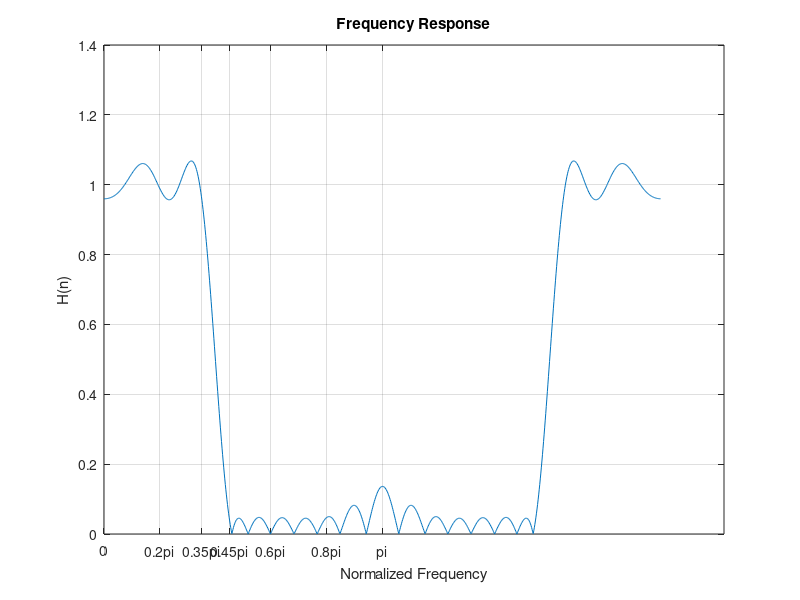
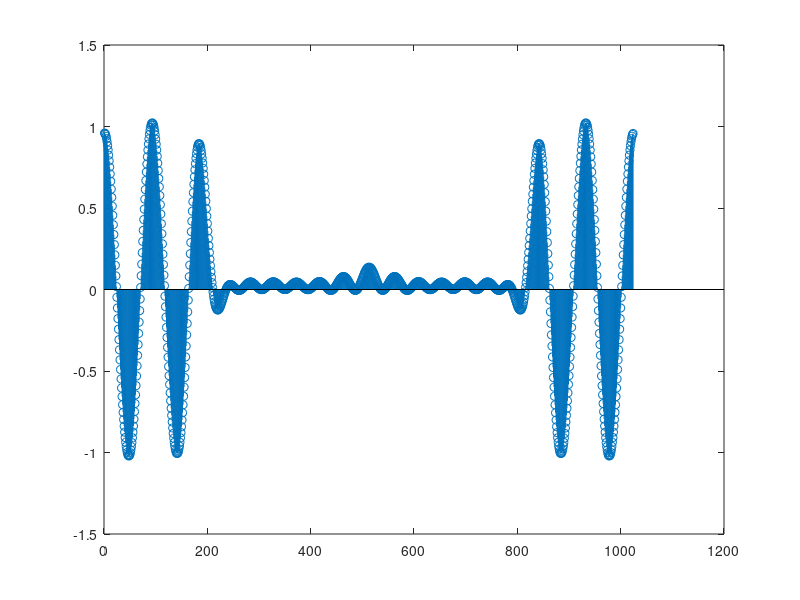

These figures' MATLAB source, in order:
%% Park-McClellan Filter Design Algorithm
% Author : Harmeet Singh
% Email : harmeet.esal@gmail.com
% Date : 12/08/2014

clear
close all
clc

%% Filter Specifications

Wp = 0.35*pi;
Ws = 0.45*pi;
d1 = 0.034;
d2 = 0.045;
dW = Ws - Wp;

% Order of Filter %
M = ((-20*log10((d1*d2)^(1/2))-13)/(2.285*dW)) + 1;
% Length of Filter %
N = M+1;
L1 = M/2;
L = fix(L1);

%% Finding optimum values iteratively 
% 1st Iteration %
% w = [0.257, 0.428, 0.685, 0.842, 1.099, 1.413, 1.702, 1.99, 2.278, 2.566, 2.854, 2.95 , pi];
% 2nd Iteration %
% w = [0.1 0.35 0.6 0.85 1.099 1.413 1.65 1.9 2.15 2.4 2.65 2.9 pi ];
% 3rd Iteration %
% w = [0.1 0.3624 0.7862 0.9888 1.099 1.413 1.566 1.861 2.15 2.43 2.739
% 3.145 pi ];
% 4th Iteration %
% w = [0.1 0.5098 0.7984 1.013 1.099 1.413 1.529 1.843 2.125 2.653 3.028 3.28 pi ]
% 5th Iteration %
% w = [0.1 0.2764 0.5221 0.823 1.099 1.413 1.529 1.806 2.451 2.831 3.145 3.452 pi ]
% 6th Iteration %
% w = [0.1 0.3194 0.6818 0.823 1.099 1.413 1.529 1.775 2.107 2.5 2.85 3.14 pi ]
% 7th Iteration %
% w = [0.1 0.3194 0.6818 0.9581 1.099 1.413 1.529 1.775 2.033 2.371 2.715 3.157 pi ]
% 8th Iteration %
% w = [0.1 0.3194 0.6818 0.9581 1.099 1.413 1.529 1.775 2.033 2.266 2.575 2.91 pi ]
% 9th Iteration %
w = [0.1 0.3194 0.6818 0.90 1.099 1.413 1.529 1.775 2.033 2.266 2.575 2.91 pi ];
H = [0.966; 1.034; 0.966; 1.034; 0.966; 0.045; -0.045; 0.045; -0.045; 0.045; -0.045; 0.045; -0.045];

%% Defining Chebyshev Polynomial
C = zeros(L+1,L+1);
for i = 1:L+1
    for j = 1:L+1
        C(i,j)= 2*cos((j - 1)*w(i));
    end
    C(i,1) = 1;
end

h = (inv(C))*H(1:L+1);
h = h';
h =[fliplr(h(2:end)) h ];

%% Fourier Transform
hn = fft(h,1024);

f = linspace(0,2*pi,1024);

%% Display the results
figure(1);
plot(f,abs(hn));
grid on;
rads = [0 , (0.2*(pi)) , (0.35*(pi)), (0.45*(pi)), (0.6*(pi)) , (0.8*(pi)) , (pi)];
labels = {'0', '0.2pi', '0.35pi', '0.45pi', '0.6pi', '0.8pi', 'pi'};
xlabel ('Normalized Frequency');
ylabel ('H(n)');
set(gca,'XTick',rads);
set(gca,'XTickLabel',labels);
title('Frequency Response');

figure(2);
stem(hn);
